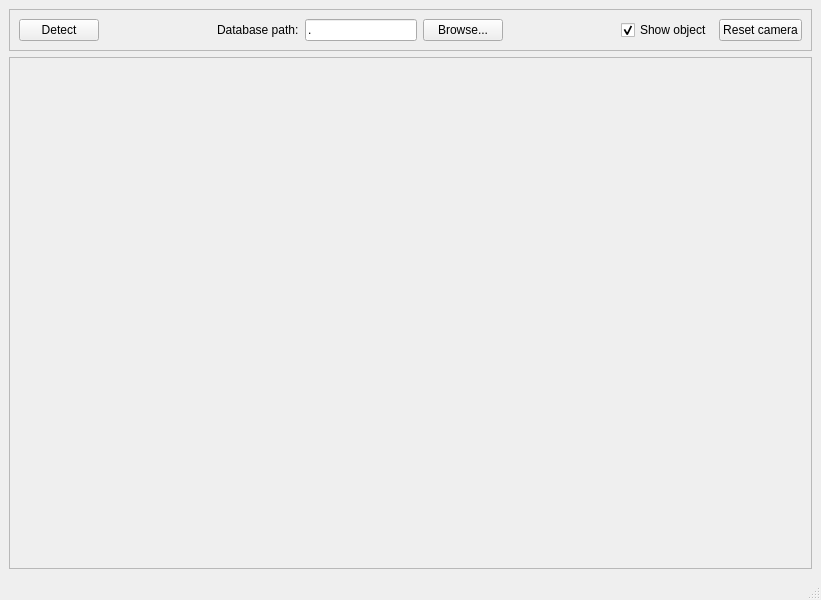
<?xml version="1.0" encoding="UTF-8"?>
<ui version="4.0">
 <class>ObjectWindow</class>
 <widget class="QMainWindow" name="ObjectWindow">
  <property name="geometry">
   <rect>
    <x>0</x>
    <y>0</y>
    <width>821</width>
    <height>600</height>
   </rect>
  </property>
  <property name="windowTitle">
   <string>3D View</string>
  </property>
  <widget class="QWidget" name="centralwidget">
   <layout class="QVBoxLayout" name="verticalLayout">
    <item>
     <widget class="QFrame" name="frame_3">
      <property name="sizePolicy">
       <sizepolicy hsizetype="Preferred" vsizetype="Fixed">
        <horstretch>0</horstretch>
        <verstretch>0</verstretch>
       </sizepolicy>
      </property>
      <property name="frameShape">
       <enum>QFrame::StyledPanel</enum>
      </property>
      <property name="frameShadow">
       <enum>QFrame::Raised</enum>
      </property>
      <layout class="QHBoxLayout" name="horizontalLayout_3">
       <item>
        <widget class="QPushButton" name="detectButton">
         <property name="text">
          <string>Detect</string>
         </property>
        </widget>
       </item>
       <item>
        <spacer name="horizontalSpacer">
         <property name="orientation">
          <enum>Qt::Horizontal</enum>
         </property>
         <property name="sizeHint" stdset="0">
          <size>
           <width>40</width>
           <height>20</height>
          </size>
         </property>
        </spacer>
       </item>
       <item>
        <widget class="QLabel" name="label">
         <property name="text">
          <string>Database path:</string>
         </property>
        </widget>
       </item>
       <item>
        <widget class="QLineEdit" name="databasePathLineEdit">
         <property name="toolTip">
          <string>Directory where the .model are located</string>
         </property>
         <property name="text">
          <string>.</string>
         </property>
        </widget>
       </item>
       <item>
        <widget class="QPushButton" name="browseButton">
         <property name="text">
          <string>Browse...</string>
         </property>
        </widget>
       </item>
       <item>
        <spacer name="horizontalSpacer_2">
         <property name="orientation">
          <enum>Qt::Horizontal</enum>
         </property>
         <property name="sizeHint" stdset="0">
          <size>
           <width>40</width>
           <height>20</height>
          </size>
         </property>
        </spacer>
       </item>
       <item>
        <widget class="QCheckBox" name="showObjectCheckBox">
         <property name="text">
          <string>Show object</string>
         </property>
         <property name="checked">
          <bool>true</bool>
         </property>
        </widget>
       </item>
       <item>
        <widget class="QPushButton" name="resetCamera">
         <property name="text">
          <string>Reset camera</string>
         </property>
        </widget>
       </item>
      </layout>
     </widget>
    </item>
    <item>
     <widget class="QFrame" name="frame_2">
      <property name="frameShape">
       <enum>QFrame::StyledPanel</enum>
      </property>
      <property name="frameShadow">
       <enum>QFrame::Raised</enum>
      </property>
      <layout class="QHBoxLayout" name="horizontalLayout_2">
       <item>
        <widget class="ntk::MeshViewer" name="mesh_view" native="true">
         <property name="focusPolicy">
          <enum>Qt::ClickFocus</enum>
         </property>
        </widget>
       </item>
      </layout>
     </widget>
    </item>
   </layout>
  </widget>
  <widget class="QMenuBar" name="menubar">
   <property name="geometry">
    <rect>
     <x>0</x>
     <y>0</y>
     <width>821</width>
     <height>26</height>
    </rect>
   </property>
  </widget>
  <widget class="QStatusBar" name="statusbar"/>
  <action name="action_Grab_and_Move">
   <property name="text">
    <string>Grab and Move</string>
   </property>
  </action>
  <action name="action_Grab_Sequence">
   <property name="text">
    <string>Grab Sequence</string>
   </property>
  </action>
  <action name="actionModel_and_Move">
   <property name="text">
    <string>Model and Move</string>
   </property>
  </action>
  <action name="actionModel_Sequence">
   <property name="text">
    <string>Model Sequence</string>
   </property>
  </action>
 </widget>
 <customwidgets>
  <customwidget>
   <class>ntk::MeshViewer</class>
   <extends>QWidget</extends>
   <header location="global">ntk/mesh/mesh_viewer.h</header>
   <container>1</container>
  </customwidget>
 </customwidgets>
 <resources/>
 <connections/>
</ui>
